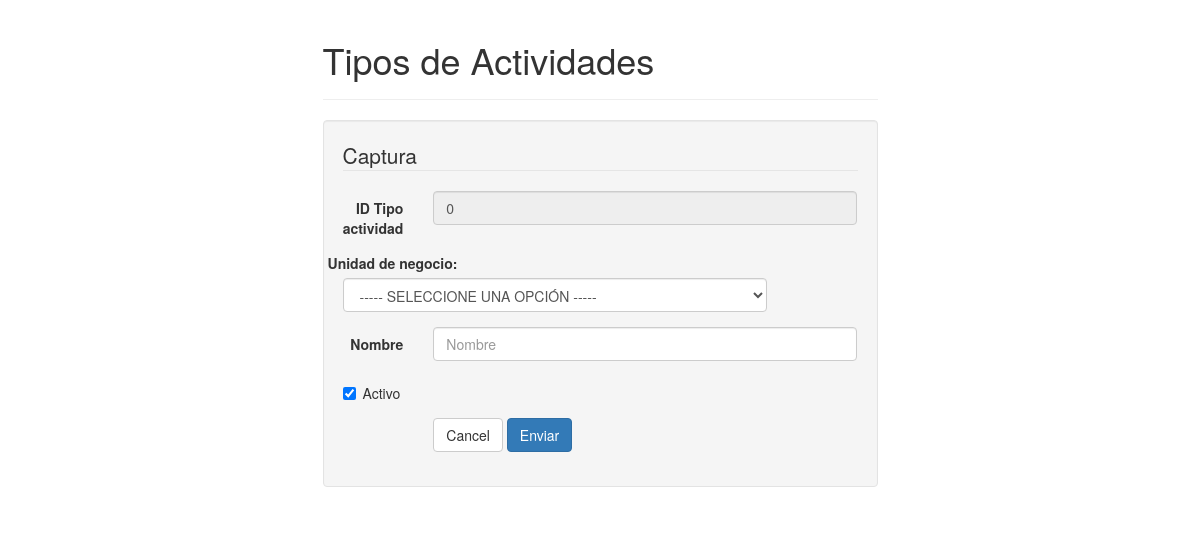
Before: /php/cat_tipo_actividad.php with the older database file.
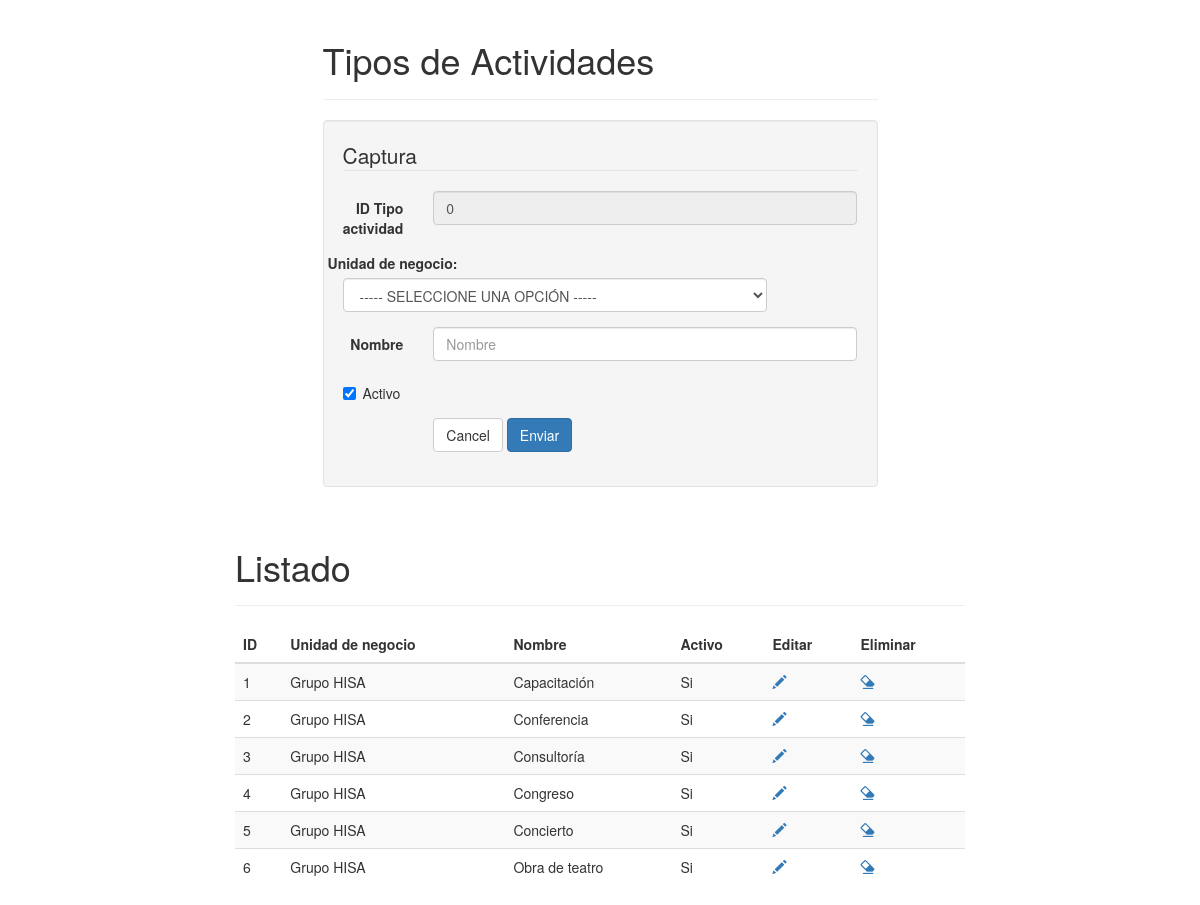
After: the same page with the newer database file.
### tables this page shows
CREATE TABLE IF NOT EXISTS `tipos_actividades` (
  `cve_tipo` int(11) NOT NULL,
  `cve_unidad_negocio` int(11) NOT NULL,
  `nombre` varchar(50) NOT NULL,
  `activo` bit(1) NOT NULL
);

CREATE TABLE IF NOT EXISTS `unidades_negocio` (
  `cve_unidad_negocio` int(11) NOT NULL,
  `nombre` varchar(50) NOT NULL,
  `activo` bit(1) NOT NULL
);

### php/class/UtilDB.php (called while the page is built, shortened)
<?php
class UtilDB {
    private static $servername = "localhost";
    private static $username = "root";
    private static $password = "";
    private static $database = "ovc";
    static function getConnection() {
        try {
            $cnxString = "mysql:host=" . UtilDB::$servername . ";dbname=" . UtilDB::$database;
            $params = array(PDO::MYSQL_ATTR_INIT_COMMAND => "SET NAMES utf8", PDO::ATTR_ERRMODE => PDO::ERRMODE_EXCEPTION, PDO::ATTR_CASE => PDO::CASE_LOWER);
            $cnx = new PDO($cnxString, UtilDB::$username, UtilDB::$password, $params);
        } catch (PDOException $e) {
            echo "Connection failed: " . $e->getMessage();
        }
        return $cnx;
    }
    static function ejecutaConsulta($sql) {
        $cnx = UtilDB::getConnection();
        $rst = $cnx->query($sql);
        return $rst;
    }
}

### php/cat_tipo_actividad.php (the view, shortened to what the changed rows need)
<?php
$sql = "SELECT ta.cve_tipo, un.cve_unidad_negocio, un.nombre as unidad_negocio, ta.nombre as actividad, ta.activo ";
$sql.= "FROM tipos_actividades ta ";
$sql.= "INNER JOIN unidades_negocio un on un.cve_unidad_negocio=ta.cve_unidad_negocio ";
$sql.= "ORDER BY ta.cve_tipo ";
$rst = UtilDB::ejecutaConsulta($sql);
?>
<!DOCTYPE html>
<html lang="es">
    <head>
        <link href="../twbs/bootstrap-3.3.5-dist/css/bootstrap.min.css" rel="stylesheet"/>
    </head>
    <body>
        <div class="container">
            <div class="row">
                <div class="col-md-6 col-md-offset-3">
                    <div class="page-header">
                        <h1 id="forms">Tipos de Actividades</h1>
                    </div>
                </div>
            </div>
                                            <?php
                                            $sql2 = "SELECT * FROM unidades_negocio WHERE activo=1 ORDER BY cve_unidad_negocio";
                                            $rst2 = UtilDB::ejecutaConsulta($sql2);
                                            ?>
            <?php if($rst->rowCount() > 0){?>
            <div class="col-md-8 col-md-offset-2">
                <div class="page-header">
                    <h1 id="tables">Listado</h1>
                </div>
                <div class="bs-component">
                    <table class="table table-striped table-hover ">
                        <thead>
                            <tr>
                                <th>ID</th>
                                <th>Unidad de negocio</th>
                                <th>Nombre</th>
                                <th>Activo</th>
                                <th>Editar</th>
                                <th>Eliminar</th>
                            </tr>
                        </thead>
                        <tbody>
                            <?php foreach ($rst as $row){?>
                            <tr>
                                <td><?php echo($row['cve_tipo']);?></td>
                                <td><?php echo($row['unidad_negocio']);?></td>
                                <td><?php echo($row['actividad']);?></td>
                                <td><?php echo($row['activo'] == 1 ? "Si":"No");?></td>
                                <td><a href="javascript:void(0);" onclick="editar(<?php echo($row['cve_tipo']);?>, <?php echo($row['cve_unidad_negocio']);?>);"><span class="glyphicon glyphicon-pencil"></span></a></td>
                                <td><a href="javascript:void(0);" onclick="if(confirm('¿Está realmente seguro de eliminar este registro?')){eliminar(<?php echo($row['cve_tipo']);?>, <?php echo($row['cve_unidad_negocio']);?>);}else{ return false;};"><span class="glyphicon glyphicon-erase"></span></a></td>
                            </tr>
                            <?php } $rst->closeCursor();?>
                        </tbody>
                    </table>
                </div>
            </div>
            <?php }?>
        </div>
    </body>
</html>

Changed rows visible on the page:
added tipos_actividades: cve_tipo "1", cve_unidad_negocio.nombre "Grupo HISA", nombre "Capacitación", activo "Si"
added tipos_actividades: cve_tipo "2", cve_unidad_negocio.nombre "Grupo HISA", nombre "Conferencia", activo "Si"
added tipos_actividades: cve_tipo "3", cve_unidad_negocio.nombre "Grupo HISA", nombre "Consultoría", activo "Si"
added tipos_actividades: cve_tipo "4", cve_unidad_negocio.nombre "Grupo HISA", nombre "Congreso", activo "Si"
added tipos_actividades: cve_tipo "5", cve_unidad_negocio.nombre "Grupo HISA", nombre "Concierto", activo "Si"
added tipos_actividades: cve_tipo "6", cve_unidad_negocio.nombre "Grupo HISA", nombre "Obra de teatro", activo "Si"
Other visible differences:
text now shown: "Listado ID Unidad de negocio Nombre Activo Editar Eliminar"
